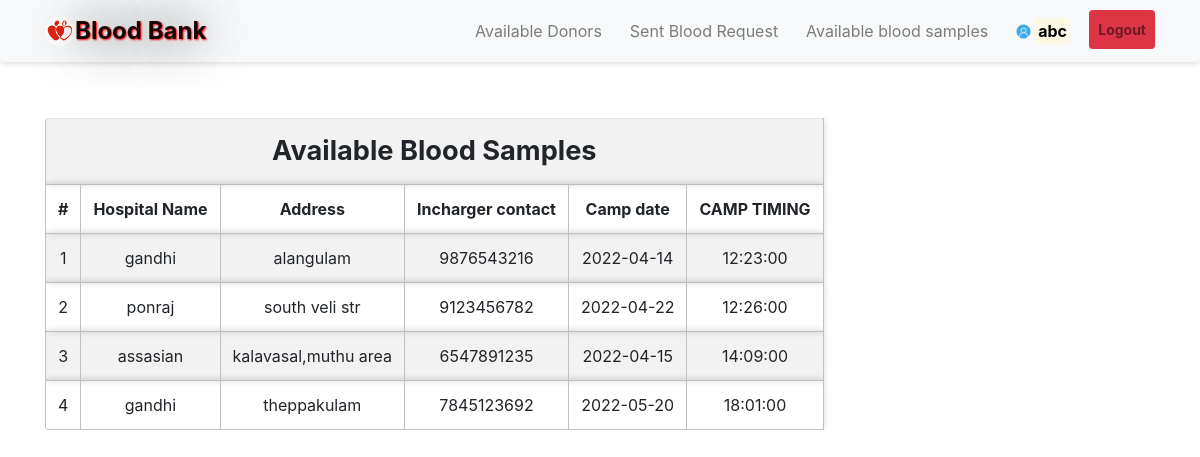
The app's page /campdis.php (signed in) with its own data.
### tables this page shows
CREATE TABLE IF NOT EXISTS `camp` (
  `cid` int(3) NOT NULL AUTO_INCREMENT,
  `hname` varchar(25) NOT NULL,
  `cphone` varchar(10) NOT NULL,
  `caddress` varchar(100) NOT NULL,
  `cdate` date NOT NULL,
  `ctime` time NOT NULL,
  PRIMARY KEY (`cid`)
);

### message.php (called while the page is built, shortened)
<?php $counter=0; if(isset($_GET['msg'])) { ?>
	<div class="col-5 alert alert alert-success alert-dismissible fade show card" id="message">
		<button type="button" class="close" data-dismiss="alert" title="close">&times;</button><?php echo $_GET['msg'];?>
	</div>
<?php }?>

### campdis.php (the view, shortened to what this page needs)
<?php
require 'file/connection.php';
$sql="SELECT cid,hname,cphone,caddress,cdate,ctime FROM camp";
$result = mysqli_query($conn, $sql);
?>
<!DOCTYPE html>
<html>
<?php require 'head.php'; ?>
<body>
    <?php require 'header.php'; ?>
    <div class="container cont">
        <?php require 'message.php'; ?>
        <table class="table table-responsive table-striped rounded mb-5">
            <tr>
                <th colspan="8" class="title">Available Blood Samples</th>
            </tr>
            <tr>
                <th>#</th>
                <th>Hospital Name</th>
                <th>Address</th>
                <th>Incharger contact</th>
                <th>Camp date</th>
                <th>CAMP TIMING</th>
            </tr>
            <?php while ($row = mysqli_fetch_array($result)) { ?>
                <tr>
                    <td><?php echo ++$counter; ?></td>
                    <td><?php echo $row['hname']; ?></td>
                    <td><?php echo ($row['caddress']); ?></td>
                    <td><?php echo ($row['cphone']); ?></td>
                    <td><?php echo ($row['cdate']); ?></td>
                    <td><?php echo ($row['ctime']); ?></td>
                </tr>
            <?php } ?>
        </table>
    </div>
</body>

### css/style.css (style rules this page uses)
.cont { padding-top: 40px; text-align: justify; font-size: 1em; }
.card ,nav, .footer,tr,video { border-radius: 3px; transition: all 200ms ease-out; box-shadow: 0px 0px 7px rgba(0, 0, 0, 0.2); }
tr,th,td { border:0.1px solid silver; text-align: center; }
.title { font-weight: bold; font-size: 1.7em; text-transform: capitalize; text-align: center; }

### records on screen
camp: hname "gandhi", caddress "alangulam", cphone "9876543216", cdate "2022-04-14", ctime "12:23:00"
camp: hname "ponraj", caddress "south veli str", cphone "9123456782", cdate "2022-04-22", ctime "12:26:00"
camp: hname "assasian", caddress "kalavasal,muthu area", cphone "6547891235", cdate "2022-04-15", ctime "14:09:00"
camp: hname "gandhi", caddress "theppakulam", cphone "7845123692", cdate "2022-05-20", ctime "18:01:00"

### other values on screen
$_SESSION['rname'] "abc"
